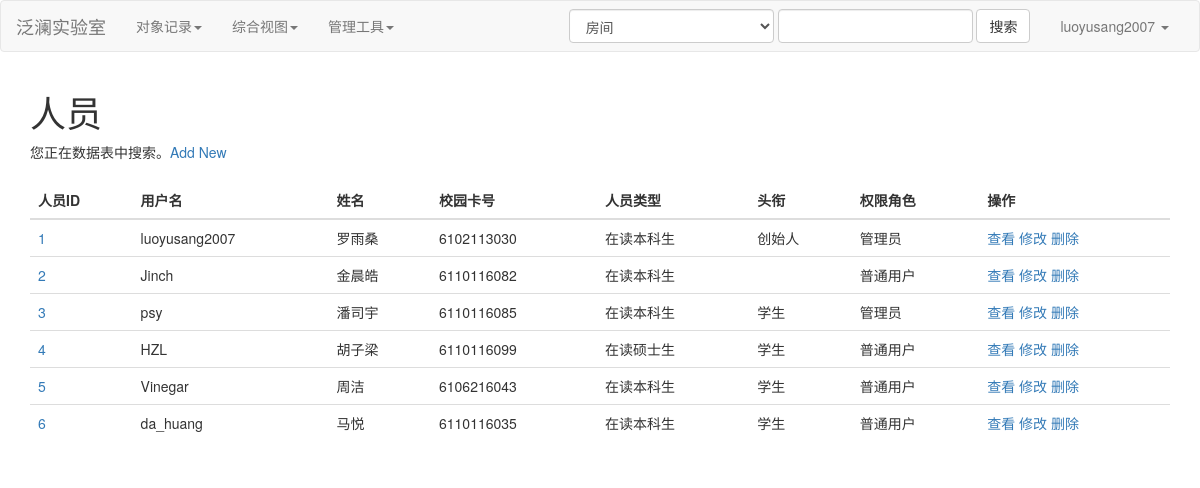
Screenshot of /tmplt_based_ui/search?b_name=o_persons with the database file from the repository.
### tables this page shows
CREATE TABLE "o_persons" (
  "person_id" INTEGER PRIMARY KEY AUTOINCREMENT,
  "username",
  "password",
  "type" TEXT,
  "title",
  "auth_role" TEXT DEFAULT app_user,
  "name" TEXT,
  "school_card_number" TEXT,
  "cell_number" TEXT,
  "email",
  "qq_number",
  "status" INTEGER,
  UNIQUE ("username" ASC)
);

### main.py (the view)
@app.route('/tmplt_based_ui/search', methods=['GET'])
def t_base_search():
    logined_person_id = session.get('logined_person_id')
    user_info_dict = get_user_info_dict(logined_person_id)
    db = get_db()
    cur = db.cursor()
    b_name=request.args.get('b_name')
    bsns_table_dict = bsnses.getFomatdDict(b_name)
    query_sql_str = bsnses.createQuerySQL(b_name, read_auth_role = user_info_dict.get('auth_role'), filters_list = [], id = None)
    query_result = cur.execute(query_sql_str).fetchall()
    for row_index in range(len(query_result)):
        for key in list(query_result[row_index].keys()):
            if bsns_table_dict['$COLU'][key].get('$DISP_show_in_brief_view') == False :
                query_result[row_index].pop(key)
    for row_index in range(len(query_result)):
        for key, val in query_result[row_index].items():
            content_displacer = bsns_table_dict['$COLU'][key]['$DISP_displacer']
            if type(content_displacer) == dict: # if there is a displacer
                origin_result= query_result[row_index][key]
                if content_displacer. __contains__(origin_result):
                    query_result[row_index][key] = content_displacer[origin_result]
            if query_result[row_index][key] == None:
                query_result[row_index][key] = ''
    cur.close()
    return render_template('search.htm',user_info_dict = user_info_dict,bsns_table_dict = bsns_table_dict, query_result = query_result)

### findb/data_stru.py (called while the page is built)
    def getFomatdDict(self, t_name = None):
        if t_name:
            return self.formatted_dict[t_name]
        else:
            return self.formatted_dict

### main.py (called while the page is built)
def get_db():
    db = getattr(g, '_database', None)
    if db is None:
        db = g._database = sqlite3.connect(DATABASE)
        def make_dicts(cursor, row):
            return dict((cursor.description[idx][0], value)
                        for idx, value in enumerate(row)     )
        db.row_factory = make_dicts
    return db

def get_user_info_dict(person_id):
    if person_id == 0:
        return { 'logined' : False}
    else:
        db = get_db()
        cur = db.cursor()
        query_sql_str = bsnses.createQuerySQL('o_persons', read_auth_role = 'admin', filters_list = [], id = person_id)
        query_result = cur.execute(query_sql_str).fetchall()
        cur.close()
        query_result[0]['logined'] = True
        return query_result[0]

@app.teardown_appcontext
def close_connection(exception):
    db = getattr(g, '_database', None)
    if db is not None:
        db.close()

### templates/search.htm (shortened to what this page needs)
{% extends 'base/base.htm' %}
{% block main %}
<div class="container" style = "overflow-x:auto;">
    <h1>{{bsns_table_dict['$DISP_name']['ZH']}}</h1>
    {% if bsns_table_dict['$TYPE'] == 'table' %}
        您正在数据表中搜索。<a href = "/tmplt_based_ui/target_insert_form?b_name={{bsns_table_dict['$TBNM']}}" >Add New</a>
    {% elif bsns_table_dict['$TYPE'] == 'view'%}
        您正在视图中搜索。
    {% else %}
        Error!
    {% endif %}
    <div id = "message_div">&nbsp;</div>
    {% if query_result|length > 0 %}
        <table class = "table">
        <thead>
            <tr>
            {% for column_name in query_result[0].keys() %}
                <th>{{bsns_table_dict['$COLU'][column_name]['$DISP_name']['ZH']}}</th>
            {% endfor %}
            <th>操作</th>
            </tr>
        </thead>
        <tbody>
    {% for row in query_result %}
        <tr >
        {% set ns = namespace(id_val = 0) %}
        {% for key,value in row.items() %}
            {% if bsns_table_dict['$PMKY'] == key %}
                {% set ns.id_val = value %}
            <td><a href = "target_scope?id={{value}}&b_name={{bsns_table_dict['$TBNM']}}">{{value}} </a></td>
            {% else %}
            <td>{{value}} </td>
            {% endif %}
        {% endfor %}
            <td>
                <a href = "target_scope?id={{ns.id_val}}&b_name={{bsns_table_dict['$TBNM']}}"> 查看 </a>
                <a href = "target_update_form?id={{ns.id_val}}&b_name={{bsns_table_dict['$TBNM']}}"> 修改 </a>
                <a href = "#" data-toggle="modal" data-target="#delModal"   onclick = "id_to_del = {{ns.id_val}}"> 删除 </a>
            </td>
        </tr>
    {% endfor %}
    </tbody>
    </table>
    {% else %}
        <p>查找结果为空。</p>
    {% endif %}
</div>
{% endblock %}

### templates/base/base.htm (shortened to what this page needs)
<!DOCTYPE html>
<html lang="zh-CN">
  <head>
    <link href="https://cdn.bootcss.com/bootstrap/3.3.7/css/bootstrap.min.css" rel="stylesheet">
  </head>
  <body>
    {% include 'base/include/nav.htm' %}
    {% block main %}
    {% endblock%}
  </body>
</html>

### templates/base/include/nav.htm (shortened to what this page needs)
    <nav class="navbar navbar-default">
        <div class="container-fluid">
            <div class="navbar-header">
                <a class="navbar-brand" href="/">{{config['G_AppName']}}</a>
            </div>
            <div class="collapse navbar-collapse" id="bs-example-navbar-collapse-1">
                <ul class="nav navbar-nav">
                    <li class="dropdown">
                        <a href="#" class="dropdown-toggle" data-toggle="dropdown"
                            role="button" aria-haspopup="true" aria-expanded="false">对象记录<span class="caret"></span></a>
                    </li>
                    <li class="dropdown">
                        <a href="#" class="dropdown-toggle" data-toggle="dropdown"
                           role="button" aria-haspopup="true" aria-expanded="false">综合视图<span class="caret"></span></a>
                    </li>
                    <li class="dropdown">
                        <a href="#" class="dropdown-toggle" data-toggle="dropdown"
                           role="button" aria-haspopup="true" aria-expanded="false">管理工具<span class="caret"></span></a>
                    </li>
                </ul>
                <ul class="nav navbar-nav navbar-right">
                    <li class="dropdown">
                        <a href="#" class="dropdown-toggle" data-toggle="dropdown" role="button" aria-haspopup="true" aria-expanded="false">
                            {% if user_info_dict['logined'] == True%}
                                {{user_info_dict['username']}}
                            {% else %}
                                未登录
                            {% endif %}
                            <span class="caret"></span>
                        </a>
                    </li>
                </ul>
                <form class="navbar-form navbar-right" action="/tmplt_based_ui/search" method="get">
                            <select class = "form-control" name = b_name>
                                {%  for key, val in config['G_bsnses_dict'].items() %}
                                    <option value = "{{key}}">{{val['$DISP_name']['ZH']}}</option>
                                {% endfor %}
                            </select>
                            <input type="text" class="form-control" name = "search_key_word">
                            <button class="btn btn-default" >搜索</button>
                </form>
            </div>
        </div>
    </nav>

### rows the page displays
o_persons: username "luoyusang2007", row "1", name "罗雨桑", school_card_number "6102113030", row "在读本科生" "创始人" "管理员"
o_persons: row "2", username "Jinch", name "金晨皓", school_card_number "6110116082", row "在读本科生" "普通用户"
o_persons: row "3", username "psy", name "潘司宇", school_card_number "6110116085", row "在读本科生" "学生" "管理员"
o_persons: row "4", username "HZL", name "胡子梁", school_card_number "6110116099", row "在读硕士生" "学生" "普通用户"
o_persons: row "5", username "Vinegar", name "周洁", school_card_number "6106216043", row "在读本科生" "学生" "普通用户"
o_persons: row "6", username "da_huang", name "马悦", school_card_number "6110116035", row "在读本科生" "学生" "普通用户"

### other values shown
{{ config['G_AppName'] }} "泛澜实验室"
{{ bsns_table_dict['$DISP_name']['ZH'] }} "人员"
{{ bsns_table_dict['$COLU'][column_name]['$DISP_name']['ZH'] }} "人员ID" "用户名" "姓名" "校园卡号" "人员类型" "头衔" "权限角色"
form field b_name "房间"
